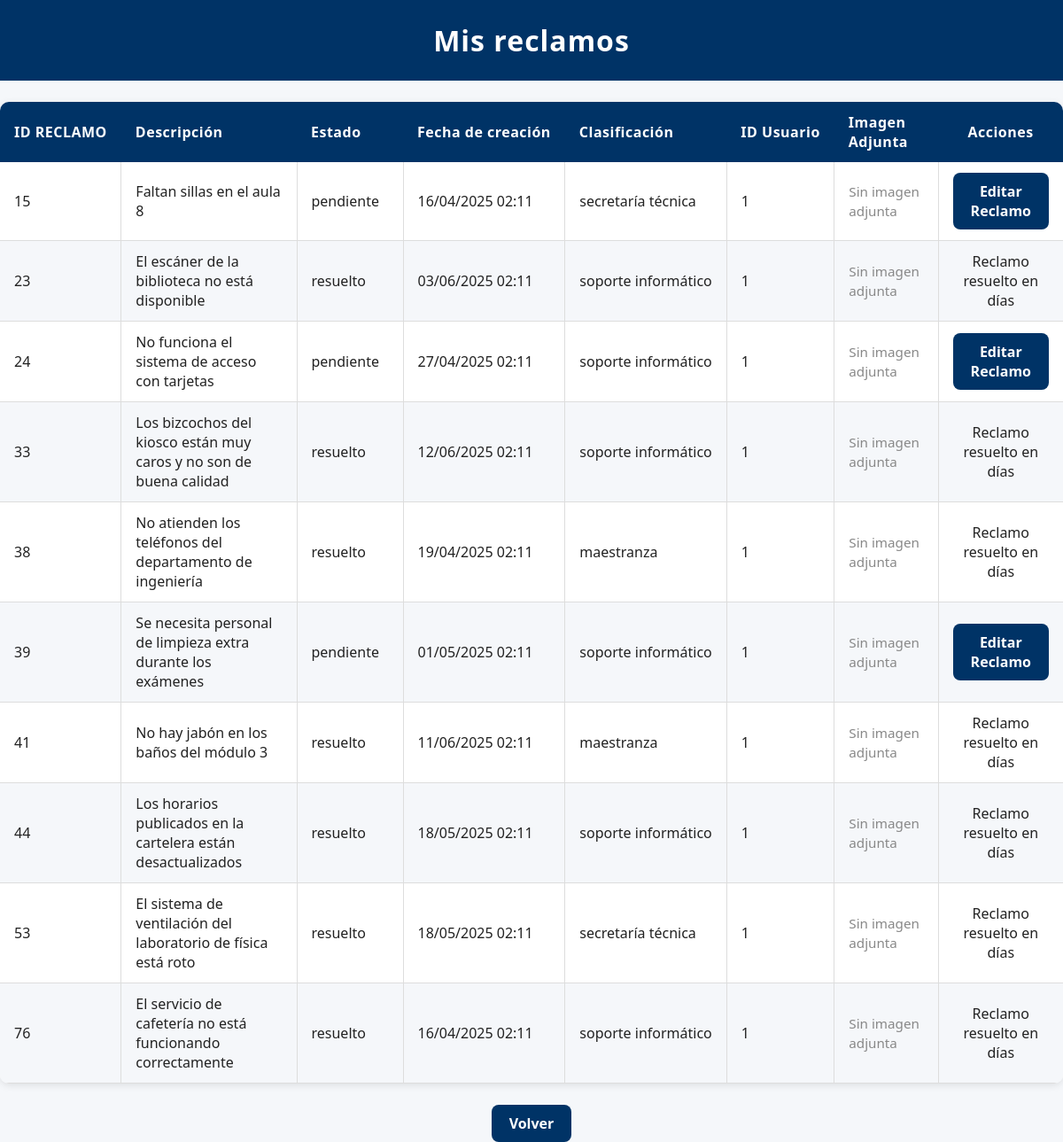
Page /mis_reclamos (signed in) on the committed database.
### modules/modelos.py (models this page shows)
class Base(DeclarativeBase):
    pass

class ModeloReclamo(Base):
    __tablename__ = 'reclamos'
    id = Column(Integer, primary_key=True)
    estado = Column(String, default="pendiente")
    fecha_hora = Column(DateTime, default=datetime.utcnow)
    contenido = Column(String)
    usuario_id = Column(Integer, ForeignKey('usuarios.id'))
    clasificacion = Column(String)
    usuarios = relationship(
        "ModeloUsuario",
        secondary="reclamos_usuarios",
        back_populates="reclamos"
    )

### server.py (the view)
@app.route('/mis_reclamos')
@login_required
def mis_reclamos():
    if current_user.rol == '1':
        reclamos = repo_reclamos.obtener_todos_los_reclamos_base()
    else:
        reclamos = repo_reclamos.obtener_todos_los_registros(current_user.id)
    return render_template('mis_reclamos.html', usuario=current_user, reclamos=reclamos, os=os)

### modules/login.py (called while the page is built)
    @property
    def is_authenticated(self):
        return True

### modules/repositorio.py (called while the page is built)
    def obtener_registro_por_filtro(self, campo, valor, campo2=None, valor2=None):
        query = self.__session.query(ModeloUsuario).filter(getattr(ModeloUsuario, campo) == valor)
        if campo2 and valor2:
            query = query.filter(getattr(ModeloUsuario, campo2) == valor2)
        modelo = query.first()
        if modelo:
            return self.__map_modelo_a_entidad(modelo)
        return None

    def __map_modelo_a_entidad(self, modelo: ModeloUsuario):
        return Usuario(
            nombre=modelo.nombre,
            apellido=modelo.apellido,
            email=modelo.email,
            nombre_de_usuario=modelo.nombre_de_usuario,
            contraseña=modelo.contraseña,
            rol=modelo.rol,
            claustro=modelo.claustro,
            id=modelo.id
        )

    def obtener_todos_los_registros(self, usuario_id):
        return self.__session.query(ModeloReclamo).filter_by(usuario_id=usuario_id).all()

### modules/usuarios.py (called while the page is built)
    @property
    def nombre(self):
        return self.__nombre

    @nombre.setter
    def nombre(self, nuevo_nombre: str):
        if not isinstance(nuevo_nombre, str):
            raise ValueError("El nombre debe ser una cadena de texto")
        self.__nombre = nuevo_nombre

    @property
    def apellido(self):
        return self.__apellido

    @apellido.setter
    def apellido(self, nuevo_apellido: str):
        if not isinstance(nuevo_apellido, str):
            raise ValueError("El apellido debe ser una cadena de texto")
        self.__apellido = nuevo_apellido

    @property
    def email(self):
        return self.__email

    @email.setter
    def email(self, nuevo_email: str):
        if not isinstance(nuevo_email, str):
            raise ValueError("El email debe ser una cadena de texto")
        self.__email = nuevo_email

    @property
    def nombre_de_usuario(self):
        return self.__nombre_de_usuario

    @nombre_de_usuario.setter
    def nombre_de_usuario(self, nuevo_nombre_de_usuario: str):
        if not isinstance(nuevo_nombre_de_usuario, str):
            raise ValueError("El nombre de usuario debe ser una cadena de texto")
        self.__nombre_de_usuario = nuevo_nombre_de_usuario

    @property
    def contraseña(self):
        return self.__contraseña

    @contraseña.setter
    def contraseña(self, value):
        self.__contraseña = value

    @property
    def rol(self):
        return self.__rol

    @property
    def id(self):
        return self.__id

### templates/mis_reclamos.html (shortened to what this page needs)
<!DOCTYPE html>
<html lang="es">
<head>
    <link rel="stylesheet" href="{{ url_for('static', filename='style.css') }}">
</head>
<body>
    <h1>Mis reclamos</h1>
    <table>
        <thead>
            <tr>
                <th class="col-id">ID RECLAMO</th>
                <th class="col-descripcion">Descripción</th>
                <th class="col-estado">Estado</th>
                <th class="col-fecha">Fecha de creación</th>
                <th class="col-clasificacion">Clasificación</th>
                <th class="col-usuario">ID Usuario</th>
                <th class = "col-imagen">Imagen Adjunta</th>
                <th class="col-acciones">Acciones</th>
            </tr>
        </thead>
        <tbody>
            {% for reclamo in reclamos %}
                <tr>
                    <td class="col-id">{{ reclamo.id }}</td>
                    <td class="col-descripcion">{{ reclamo.contenido }}</td>
                    <td class="col-estado">{{reclamo.estado}}</td>
                    <td class="col-fecha">{{ reclamo.fecha_hora.strftime('%d/%m/%Y %H:%M')}}</td>
                    <td class="col-clasificacion">{{ reclamo.clasificacion }}</td>
                    <td class="col-usuario">{{ reclamo.usuario_id }}</td>
                    <td class = "col-imagen">
                    {% set imagen_path = 'static/Imagenes Reclamos/{}.png'.format(reclamo.id) %}
                    {% if os.path.exists(imagen_path) %}
                        <details>
                            <summary>Ver imagen adjunta</summary>
                            <img src = "{{ url_for('static',filename='Imagenes Reclamos/{}.png'.format(reclamo.id) )}}"
                                 alt="Imagen adjunta del reclamo {{ reclamo.id }}"
                                 style = "max-width: 100px; max-height:100px;"
                                 onerror="this.style.display='none';">
                        </details>
                    {% else %}
                        <span style="color: #888; font-size: 0.95em;">Sin imagen adjunta</span>
                    {% endif %}
                    </td>
                    <td class="col-acciones">
                        {%if current_user.rol == '1'%}
                            <a href="{{ url_for('editar_reclamo', reclamo_id=reclamo.id) }}" class="enlace-boton">Derivar Reclamo</a>
                        {%else%}
                            {% if reclamo.estado != "resuelto" %}
                                <a href="{{ url_for('editar_reclamo', reclamo_id=reclamo.id) }}" class="enlace-boton">Editar Reclamo</a>
                            {% else %}
                                Reclamo resuelto en {{ reclamo.resuelto_en }} días
                            {% endif %}
                        {%endif%}
                    </td>
                </tr>
            {% endfor %}
        </tbody>
    </table>
    <div style="text-align:center; margin-top: 20px;">
        <a href="{{ url_for('inicio') }}" class="enlace-boton">Volver</a>
    </div>
</body>
</html>

### static/style.css (style rules this page uses)
html, body { font-family: 'Segoe UI', Arial, sans-serif; background-color: #f5f7fa; color: #222; margin: 0; padding: 0; height: 100%; }
h1 { background-color: #003366; color: #fff; margin: 0; padding: 24px 0; text-align: center; letter-spacing: 1px; }
table { width: 100%; border-collapse: collapse; margin: 24px 0; font-family: 'Segoe UI', Arial, sans-serif; font-size: 1em; color: #222; box-shadow: 0 2px 8px rgba(0,0,0,0.1); border-radius: 10px; overflow: hidden; background: #fff; }
thead { background-color: #003366; color: #fff; text-align: left; }
thead th { padding: 12px 16px; font-weight: bold; letter-spacing: 0.5px; }
tbody tr { border-bottom: 1px solid #ddd; }
tbody tr:nth-child(even) { background-color: #f5f7fa; }
tbody td { padding: 12px 16px; vertical-align: middle; border-left: 1px solid #ddd; }
tbody td:first-child { border-left: none; }
a { position: relative; color: #003366; font-weight: 600; text-decoration: none; cursor: pointer; transition: color 0.3s ease; }
a::after { content: ''; position: absolute; width: 0; height: 2px; left: 0; bottom: -3px; background-color: #00509e; transition: width 0.3s ease; border-radius: 2px; }
a.enlace-boton { display: inline-block; padding: 10px 20px; background-color: #003366; color: #fff; border-radius: 8px; text-decoration: none; font-weight: bold; }
.col-id, .col-usuario { width: 6%; white-space: nowrap; }
.col-estado { width: 10%; white-space: nowrap; }
.col-fecha { width: 15%; white-space: nowrap; }
.col-departamento, .col-clasificacion { width: 12%; white-space: nowrap; }
.col-descripcion { width: auto; max-width: 300px; word-wrap: break-word; }
.col-acciones { width: 8%; text-align: center; }

### rows in the picture
ModeloReclamo: id "15", contenido "Faltan sillas en el aula 8", estado "pendiente", fecha_hora "16/04/2025 02:11", clasificacion "secretaría técnica", usuario_id "1"
ModeloReclamo: id "23", contenido "El escáner de la biblioteca no está disponible", estado "resuelto", fecha_hora "03/06/2025 02:11", clasificacion "soporte informático", usuario_id "1"
ModeloReclamo: id "24", contenido "No funciona el sistema de acceso con tarjetas", estado "pendiente", fecha_hora "27/04/2025 02:11", clasificacion "soporte informático", usuario_id "1"
ModeloReclamo: id "33", contenido "Los bizcochos del kiosco están muy caros y no son de buena calidad", estado "resuelto", fecha_hora "12/06/2025 02:11", clasificacion "soporte informático", usuario_id "1"
ModeloReclamo: id "38", contenido "No atienden los teléfonos del departamento de ingeniería", estado "resuelto", fecha_hora "19/04/2025 02:11", clasificacion "maestranza", usuario_id "1"
ModeloReclamo: id "39", contenido "Se necesita personal de limpieza extra durante los exámenes", estado "pendiente", fecha_hora "01/05/2025 02:11", clasificacion "soporte informático", usuario_id "1"
ModeloReclamo: id "41", contenido "No hay jabón en los baños del módulo 3", estado "resuelto", fecha_hora "11/06/2025 02:11", clasificacion "maestranza", usuario_id "1"
ModeloReclamo: id "44", contenido "Los horarios publicados en la cartelera están desactualizados", estado "resuelto", fecha_hora "18/05/2025 02:11", clasificacion "soporte informático", usuario_id "1"
ModeloReclamo: id "53", contenido "El sistema de ventilación del laboratorio de física está roto", estado "resuelto", fecha_hora "18/05/2025 02:11", clasificacion "secretaría técnica", usuario_id "1"
ModeloReclamo: id "76", contenido "El servicio de cafetería no está funcionando correctamente", estado "resuelto", fecha_hora "16/04/2025 02:11", clasificacion "soporte informático", usuario_id "1"
